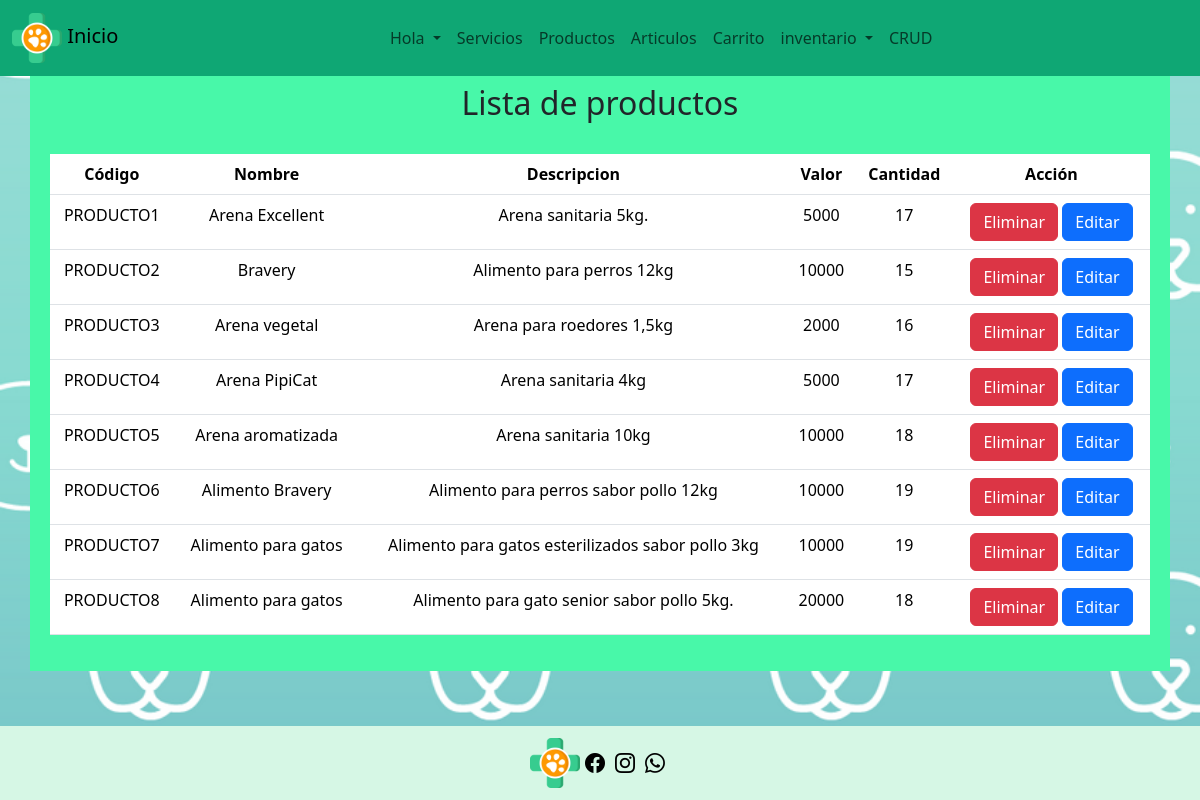
Page /productosCrud/ (signed in) on the earlier database version.
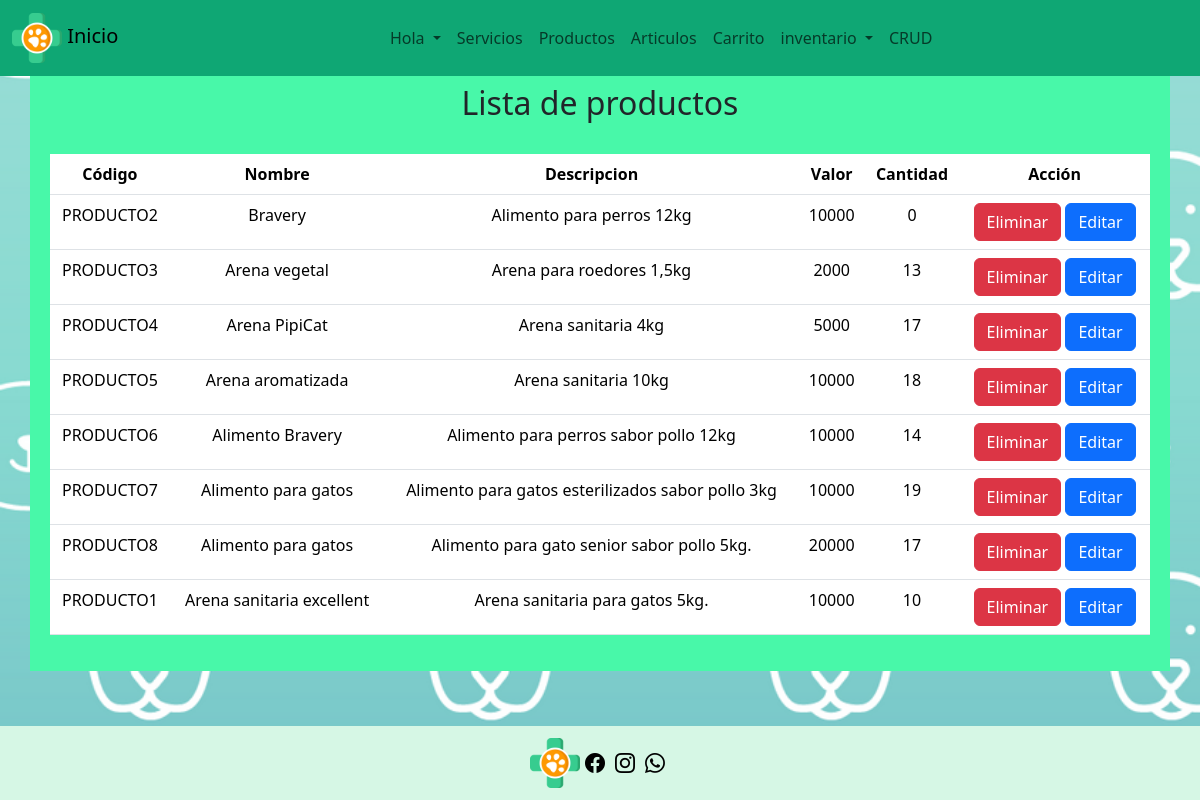
Same page on the later database version.
### veterinaria/models.py (models this page shows, shortened)
class Producto(models.Model):
    codigo = models.CharField(max_length=10, primary_key=True)
    nombre = models.CharField(max_length=20)
    descripcion = models.CharField(max_length=100)
    valor = models.IntegerField()
    cantidad = models.IntegerField()
    imagen = models.ImageField(upload_to='productos/', blank=True, null=True)

### veterinaria/views.py (the view)
# urls.py: path('productosCrud/', views.productosCrud, name='productosCrud'),
@staff_member_required
def productosCrud(request):
    productos = Producto.objects.all()
    context = {"productos": productos}
    return render(request, 'veterinaria/ProductosCrud.html', context)

### veterinaria/templates/veterinaria/productosCrud.html (shortened to what this page needs)
{% extends 'veterinaria/base.html' %}
{% block content %}
<div class="container">
    <br>
    <h2>Lista de productos</h2>
    <br>
    <table class="table">
        {% if productos %}
        <thead>
            <tr>
                <th>Código</th>
                <th>Nombre</th>
                <th>Descripcion</th>
                <th>Valor</th>
                <th>Cantidad</th>
                <th>Acción</th>
            </tr>
        </thead>
        <tbody>
            {% for producto in productos %}
            <tr>
                <td>{{ producto.codigo }}</td>
                <td>{{ producto.nombre }}</td>
                <td>{{ producto.descripcion }}</td>
                <td>{{ producto.valor }}</td>
                <td>{{ producto.cantidad }}</td>
                <td>
                    <a href="{% url 'eliminarProducto' pk=producto.codigo %}" class="btn btn-danger">Eliminar</a>
                    <a href="{% url 'productos_findEdit' pk=producto.codigo %}" class="btn btn-primary">Editar</a>
                </td>
            </tr>
            {% endfor %}
        </tbody>
        {% else %}
        <p>No hay productos disponibles.</p>
        {% endif %}
    </table>
</div>
{% endblock %}

Differences in the rows shown:
changed Producto "PRODUCTO2": cantidad "15" → "0"
changed Producto "PRODUCTO3": cantidad "16" → "13"
changed Producto "PRODUCTO6": cantidad "19" → "14"
changed Producto "PRODUCTO8": cantidad "18" → "17"
changed Producto "PRODUCTO1": nombre "Arena Excellent" → "Arena sanitaria excellent"; descripcion "Arena sanitaria 5kg." → "Arena sanitaria para gatos 5kg."; valor "5000" → "10000"; cantidad "17" → "10"; moves down the list
